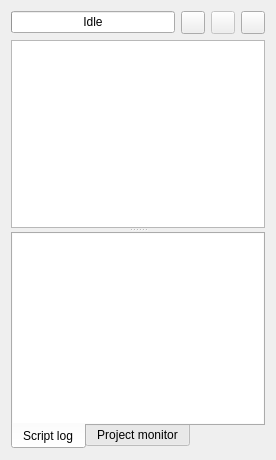
<?xml version="1.0" encoding="UTF-8"?>
<ui version="4.0">
 <class>ScriptWidget</class>
 <widget class="QWidget" name="ScriptWidget">
  <property name="geometry">
   <rect>
    <x>0</x>
    <y>0</y>
    <width>276</width>
    <height>460</height>
   </rect>
  </property>
  <layout class="QGridLayout" name="gridLayout_2">
   <item row="0" column="0">
    <widget class="QProgressBar" name="progressBar">
     <property name="toolTip">
      <string>Script status / progress</string>
     </property>
     <property name="value">
      <number>0</number>
     </property>
     <property name="format">
      <string>Idle</string>
     </property>
    </widget>
   </item>
   <item row="0" column="1">
    <widget class="QToolButton" name="toolButtonRun">
     <property name="sizePolicy">
      <sizepolicy hsizetype="Fixed" vsizetype="Minimum">
       <horstretch>0</horstretch>
       <verstretch>0</verstretch>
      </sizepolicy>
     </property>
     <property name="toolTip">
      <string>Run this script</string>
     </property>
     <property name="icon">
      <iconset resource="qchdman.qrc">
       <normaloff>:/images/run.png</normaloff>:/images/run.png</iconset>
     </property>
    </widget>
   </item>
   <item row="0" column="2">
    <widget class="QToolButton" name="toolButtonStop">
     <property name="enabled">
      <bool>false</bool>
     </property>
     <property name="sizePolicy">
      <sizepolicy hsizetype="Fixed" vsizetype="Minimum">
       <horstretch>0</horstretch>
       <verstretch>0</verstretch>
      </sizepolicy>
     </property>
     <property name="toolTip">
      <string>Terminate the running script</string>
     </property>
     <property name="icon">
      <iconset resource="qchdman.qrc">
       <normaloff>:/images/stop.png</normaloff>:/images/stop.png</iconset>
     </property>
    </widget>
   </item>
   <item row="0" column="3">
    <widget class="QToolButton" name="toolButtonActions">
     <property name="sizePolicy">
      <sizepolicy hsizetype="Fixed" vsizetype="Minimum">
       <horstretch>0</horstretch>
       <verstretch>0</verstretch>
      </sizepolicy>
     </property>
     <property name="toolTip">
      <string>Tools menu</string>
     </property>
     <property name="icon">
      <iconset resource="qchdman.qrc">
       <normaloff>:/images/tools.png</normaloff>:/images/tools.png</iconset>
     </property>
     <property name="popupMode">
      <enum>QToolButton::InstantPopup</enum>
     </property>
    </widget>
   </item>
   <item row="1" column="0" colspan="4">
    <widget class="QSplitter" name="splitter">
     <property name="orientation">
      <enum>Qt::Vertical</enum>
     </property>
     <widget class="QPlainTextEdit" name="plainTextEditScript">
      <property name="toolTip">
       <string>Script editor</string>
      </property>
      <property name="lineWrapMode">
       <enum>QPlainTextEdit::NoWrap</enum>
      </property>
     </widget>
     <widget class="QTabWidget" name="tabWidget">
      <property name="tabPosition">
       <enum>QTabWidget::South</enum>
      </property>
      <property name="currentIndex">
       <number>0</number>
      </property>
      <widget class="QWidget" name="tabScriptLog">
       <attribute name="title">
        <string>Script log</string>
       </attribute>
       <layout class="QGridLayout" name="gridLayoutScriptLog">
        <property name="margin">
         <number>0</number>
        </property>
        <item row="0" column="0">
         <widget class="QPlainTextEdit" name="plainTextEditLog">
          <property name="frameShape">
           <enum>QFrame::NoFrame</enum>
          </property>
          <property name="lineWrapMode">
           <enum>QPlainTextEdit::NoWrap</enum>
          </property>
          <property name="readOnly">
           <bool>true</bool>
          </property>
         </widget>
        </item>
       </layout>
      </widget>
      <widget class="QWidget" name="tabProjectMonitor">
       <attribute name="title">
        <string>Project monitor</string>
       </attribute>
       <layout class="QGridLayout" name="gridLayoutProjectMonitor">
        <property name="margin">
         <number>0</number>
        </property>
        <item row="0" column="0">
         <widget class="QTreeWidget" name="treeWidgetProjectMonitor">
          <property name="frameShape">
           <enum>QFrame::NoFrame</enum>
          </property>
          <property name="rootIsDecorated">
           <bool>false</bool>
          </property>
          <property name="uniformRowHeights">
           <bool>true</bool>
          </property>
          <property name="itemsExpandable">
           <bool>false</bool>
          </property>
          <property name="sortingEnabled">
           <bool>true</bool>
          </property>
          <property name="allColumnsShowFocus">
           <bool>true</bool>
          </property>
          <column>
           <property name="text">
            <string>Project ID</string>
           </property>
          </column>
          <column>
           <property name="text">
            <string>Progress</string>
           </property>
          </column>
          <column>
           <property name="text">
            <string>Command</string>
           </property>
          </column>
         </widget>
        </item>
       </layout>
      </widget>
     </widget>
    </widget>
   </item>
  </layout>
 </widget>
 <tabstops>
  <tabstop>toolButtonRun</tabstop>
  <tabstop>toolButtonStop</tabstop>
  <tabstop>toolButtonActions</tabstop>
  <tabstop>plainTextEditScript</tabstop>
  <tabstop>tabWidget</tabstop>
  <tabstop>plainTextEditLog</tabstop>
  <tabstop>treeWidgetProjectMonitor</tabstop>
 </tabstops>
 <resources>
  <include location="qchdman.qrc"/>
 </resources>
 <connections/>
</ui>
